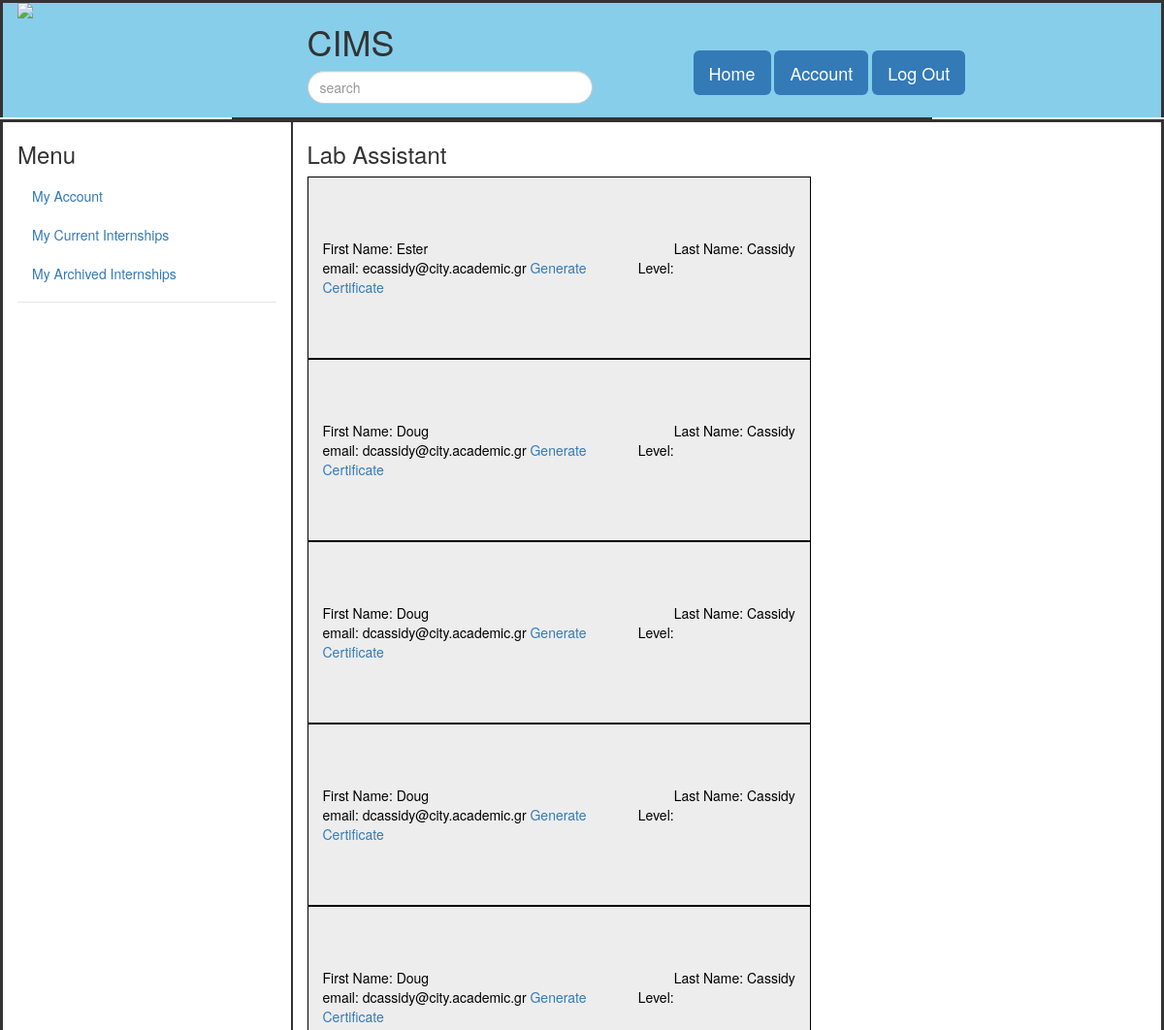
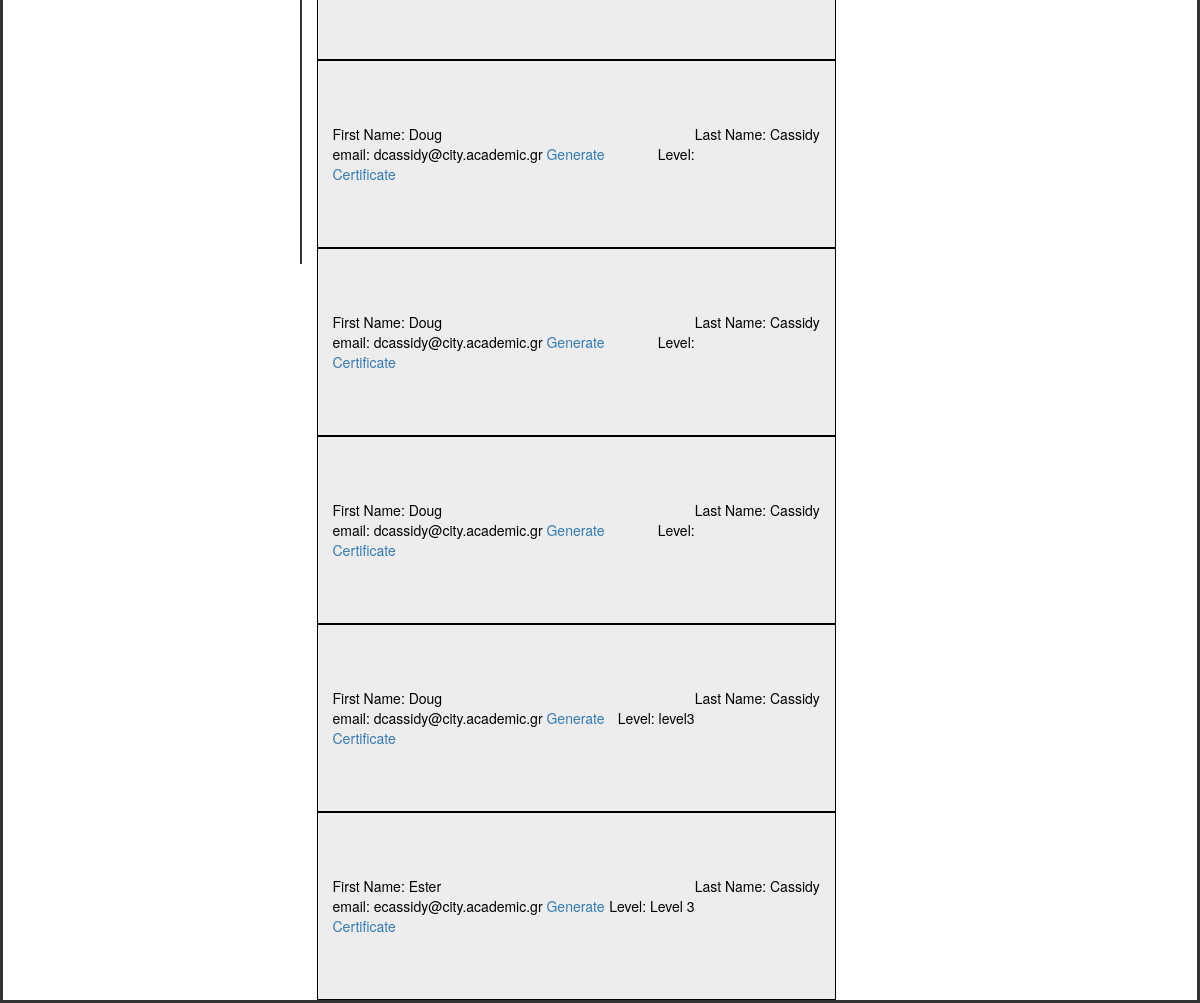
The page /viewApplicants.php?id=2 on the database its author committed (2 pictures, top to bottom).
### tables this page shows
CREATE TABLE `internships` (
  `internship_Id` int(11) NOT NULL COMMENT 'this identifies the individual listing',
  `poster_Id` int(11) NOT NULL COMMENT 'this is foreign key to a lecturer''s id',
  `title` varchar(120) NOT NULL,
  `description` varchar(1000) NOT NULL,
  `datetime` datetime NOT NULL,
  `internship_Level` varchar(100) NOT NULL,
  `CV` tinyint(1) NOT NULL,
  `open_Positions` int(11) NOT NULL,
  `duration` int(11) NOT NULL
);

CREATE TABLE `applications` (
  `application_Id` int(11) NOT NULL,
  `internship_Id` int(11) NOT NULL,
  `firstName` varchar(120) NOT NULL,
  `lastName` varchar(120) NOT NULL,
  `email` varchar(100) NOT NULL,
  `level` varchar(100) NOT NULL
);

### viewApplicants.php (the view, shortened to what this page needs)
<?php
include 'dbh.php';
?>
<html>
<head>
    <link href="css/bootstrap.css" rel="stylesheet">
    <link href="css/style.css" rel="stylesheet">
</head>
<body>
<div class="container-fluid">
    <div class = "row" style="
     background-color: skyblue;
     border-top-color: initial;
     border-top-style: solid;
     border-top-width: initial;
     border-right-color: initial;
     border-right-style: solid;
     border-right-width: initial;
     border-left-color: initial;
     border-left-style: solid;
     border-left-width: initial;">
        <div class = "col-xs-3 col-sm-3 col-md-3 col-lg-3">
            <img src="images/logo_city.png" >
        </div>
        <div class = "col-xs-4 col-sm-4 col-md-4 col-lg-4">
            <h1 class="thick-heading"> CIMS</h1>
            <form role="form">
                <input type="text" id="search" class="form-control" placeholder="search "
                       style="display: inline-block; width: 80%;border-radius:20px">
            </form>
        </div>
        <div class = "col-xs-5 col-sm-5 col-md-5 col-lg-5">
            <br><br><br>
            <ul class = "nav navbar-nav">
                <a href="index.php" class="btn-primary btn-lg"> Home</a>
                <a href="myAccount.php" class="btn-primary btn-lg"> Account</a>
                <a href="includes/logout_inc.php" class="btn-primary btn-lg"> Log Out</a>
            </ul>
        </div>
    </div>
    <hr>
    <div class = "row" style="border: solid">
        <div class = "col-xs-3 col-sm-3 col-md-3 col-lg-3 " style="border-right: solid; border-right-width: 2px; height: 1200px">
            <nav class="nav-sidebar">
                <ul class="nav">
                    <h3>Menu</h3>
                    <li><a href="myAccount.php">My Account</a></li>
                    <li><a href="myCurrentListings.php">My Current Internships</a></li>
                    <li><a href="myPastListings.php">My Archived Internships</a></li>
                    <li class="nav-divider"></li>
                </ul>
            </nav>
        </div>
        <div class = "col-xs-9 col-sm-9 col-md-9 col-lg-9">
            <?php
            $sql="SELECT title FROM internships WHERE internship_Id='".$_GET['id']."'";
            $result = mysqli_query($conn, $sql);
            while($row = mysqli_fetch_array($result))
            {
                echo "<h3>{$row['title']}</h3>";
            }
            ?>
            <?php
            $sql="SELECT * FROM applications WHERE internship_Id='".$_GET['id']."'";
                $result = mysqli_query($conn, $sql);
                while($row = mysqli_fetch_array($result))
                {
                 $gencert= "<a href='createCertPdf.php?id=".$row['internship_Id']."&fn=".$row['firstName']."&ln=".$row['lastName']."'>Generate Certificate</a>";
                echo "<div class=\"Listing\">"."First Name: ".$row['firstName']."<p>Last Name: ".$row['lastName']."</p><br>"." email: ".$row['email']."
                    <p>Level: ".$row['level']."</p>$gencert</div>";
            }
            ?>
        </div>
    </div>
</div>
</body>
</html>

### style.css (style rules this page uses)
hr { border: solid 1px; }
div.Listing { background-color: #ededed; color: #000000; width: 60%; padding: 63px 15px; text-align: left; border-width:0.2px; border-style:solid; }
hr { width: 61.6%; margin: 0 auto; }
p { float: right; }
p:nth-child(1) { float: right; }

### rows shown on the page
internships: title "Lab Assistant"
applications: firstName "Ester", lastName "Cassidy", email "ecassidy@city.academic.gr"
applications: firstName "Doug", lastName "Cassidy", email "dcassidy@city.academic.gr"
applications: firstName "Doug", lastName "Cassidy", email "dcassidy@city.academic.gr"
applications: firstName "Doug", lastName "Cassidy", email "dcassidy@city.academic.gr"
applications: firstName "Doug", lastName "Cassidy", email "dcassidy@city.academic.gr"
applications: firstName "Doug", lastName "Cassidy", email "dcassidy@city.academic.gr"
applications: firstName "Doug", lastName "Cassidy", email "dcassidy@city.academic.gr"
applications: firstName "Doug", lastName "Cassidy", email "dcassidy@city.academic.gr"
applications: firstName "Doug", lastName "Cassidy", email "dcassidy@city.academic.gr", level "level3"
applications: firstName "Ester", lastName "Cassidy", email "ecassidy@city.academic.gr", level "Level 3"
